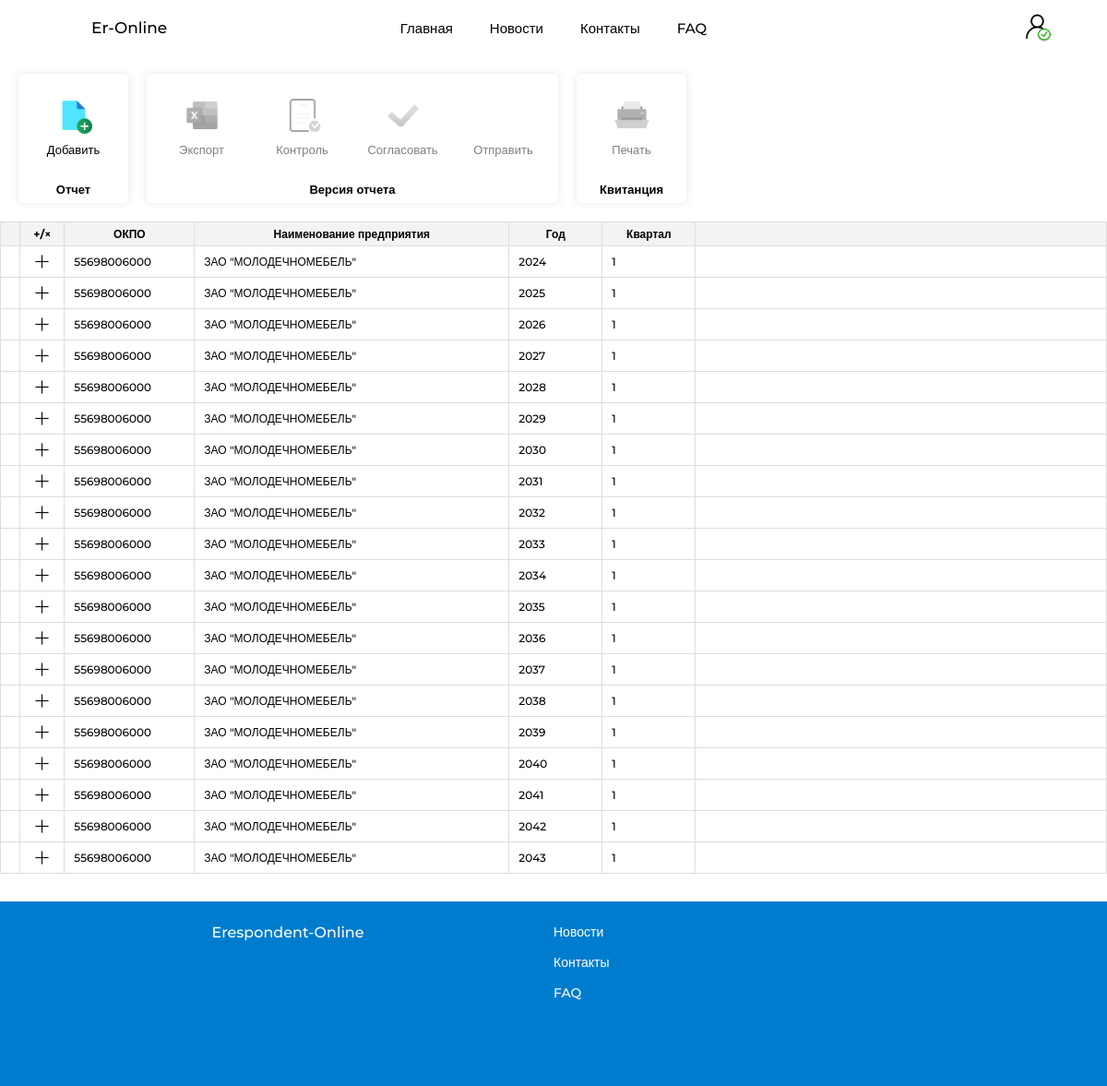
Page /report_area (signed in) on the committed database.
### website/models.py (models this page shows)
class Report(db.Model):
    __tablename__ = 'report'
    id = db.Column(db.Integer, primary_key=True)
    okpo = db.Column(db.Integer)
    organization_name = db.Column(db.String(50))
    year = db.Column(db.Integer)
    quarter = db.Column(db.Integer)
    user_id = db.Column(db.Integer, db.ForeignKey('user.id'))
    time_of_receipt = db.Column(db.Date)
    versions = relationship('Version_report', backref='report')

### website/views.py (the view, shortened to what this page needs)
@views.route('/report_area')
@profile_complete
@login_required
def report_area():
    report = Report.query.filter_by(user_id=current_user.id).order_by(Report.year.asc(), Report.quarter.asc()).all()
    version = Version_report.query.filter_by().all()
    for rep in report:
        rep.versions = Version_report.query.filter_by(report_id=rep.id).all()
        for version in rep.versions:
            version.tickets = Ticket.query.filter_by(version_report_id=version.id).all()
    organization = Organization.query.filter_by(id=current_user.organization.id).all()
    dirUnit = DirUnit.query.filter_by().all()
    dirProduct = DirProduct.query.filter_by().all()
    for row in dirProduct:
        current_unit = DirUnit.query.filter_by(IdUnit=row.IdUnit).first()
        row.IdUnit = current_unit.NameUnit
    year_today = datetime.now().year
    return render_template('report_area.html',
                           year_today=year_today,
                           report=report,
                           user=current_user,
                           dirUnit=dirUnit,
                           dirProduct=dirProduct,
                           organization=organization,
                           version=version)

### website/views.py (called while the page is built)
def profile_complete(f):
    @wraps(f)
    def decorated_function(*args, **kwargs):
        if not current_user.fio or not current_user.telephone or not current_user.organization_id:
            flash('Пожалуйста, заполните все обязательные поля.', 'error')
            return redirect(url_for('views.profile_common'))
        return f(*args, **kwargs)
    return decorated_function

### website/templates/report_area.html (shortened to what this page needs)
{% extends "base.html" %}
{% block content %}
<div class="report-area_page">
    <div class="report-area_menu">
        <div class="report-area_podmenu">
            <div class="content-podmenu">
                <nav>
                    <ul>
                        <section>
                            <div class="functions_menu">
                                <li id = "link_add_report">
                                    <img src="{{ url_for('static', filename='img/icon_new_file.png') }}" alt="Создать отчет">
                                    <a>Добавить</a>
                                </li>
                            </div>
                            <a class="functions_menu_name">
                                Отчет
                            </a>
                        </section>
                        <section>
                            <div class="functions_menu">
                                <li id="export_versionButton">
                                    <img src="{{ url_for('static', filename='img/icon_excel.png') }}" alt="">
                                    <a>Экспорт</a>
                                </li>
                                <li id="control_versionButton">
                                    <img src="{{ url_for('static', filename='img/icon_control.png') }}" alt="">
                                    <a>Контроль</a>
                                </li>
                                <li id = "agreedVersionButton">
                                    <img src="{{ url_for('static', filename='img/icon_galochka.png') }}" alt="">
                                    <a>Согласовать</a>
                                </li>
                                <li id = "sentVersionButton">
                                    <a>Отправить</a>
                                </li>
                            </div>
                            <a class="functions_menu_name">
                                Версия отчета
                            </a>
                        </section>
                        <section>
                            <div class="functions_menu">
                                <li id = "PrintTicketButton">
                                    <img src="{{ url_for('static', filename='img/icon_print_file.png') }}" alt="">
                                    <a>Печать</a>
                                </li>
                            </div>
                            <a class="functions_menu_name">
                                Квитанция
                            </a>
                        </section>
                    </ul>
                </nav>
            </div>
        </div>
    </div>
    <div class="report-area" >
        <table class="table_report-area">
            <thead class="order-table_titels">
                <tr>
                    <th></th>
                    <th style = "white-space: nowrap;">+/&times;</th>
                    <th class="resizable" style="min-width: 120px;">ОКПО<div class="resizer"></div></th>
                    <th class="resizable" style="white-space: nowrap; min-width: 320px;">Наименование предприятия<div class="resizer"></div></th>
                    <th class="resizable" style="min-width: 80px;">Год<div class="resizer"></div></th>
                    <th class="resizable" style="min-width: 80px;">Квартал<div class="resizer"></div></th>
                    <th></th>
                </tr>
            </thead>
            <tbody>
                {%if report%}
                    {% for row in report %}
                    <tr class="report_row" data-id="{{ row.id }}">
                        <td></td>
                        <td>
                            <button class="show-versions_button">
                                <img src="{{ url_for('static', filename='img/close_black.png')}}" class = "close_black" alt="Просмотреть версии">
                            </button>
                        </td>
                        <td>
                            <input type = "text" id = "report_okpo" value = "{{ row.okpo }}" readonly>
                        </td>
                        <td>
                            <input type = "text" id = "report_organization_name" value = "{{ row.organization_name }}" readonly>
                        </td>
                        <td>
                            <input type = "text" id = "report_year" value = "{{ row.year }}" readonly>
                        </td>
                        <td>
                            <input type = "text" id = "report_quarter" value = "{{ row.quarter }}" readonly>
                        </td>
                        <td>
                        </td>
                    </tr>
                    {% endfor %}
            {%endif%}
            </tbody>
        </table>
    </div>
</div>
{% endblock %}

### website/static/css/base.css (style rules this page uses)
* { margin: 0; padding: 0; font-family: Montserrat, Arial, sans-serif; }
html, body { margin: 0; padding: 0; overflow: visible; }
a { text-decoration: none; }
body { display: flex; flex-direction: column; min-height: 100vh; background-color:#fff; overflow-x: hidden; color: rgb(0, 0, 0); }
:root { --color1: #7dc5ff; --color2: rgba(184, 220, 255, 0.6); --color3: #0085f1; --color7: rgb(96, 255, 122); --remarksclr: rgba(255, 186, 96, 0.705); --odobrclr: rgb(96, 255, 122, 0.705); --delclr: rgb(255, 96, 96, 0.705); --blue-back: #007ccf; --green-back: #00aaaa;; --blue-back-hover: #0067ac; --moreblue_text: darkblue; }
.report-area_page { margin-top: 70px; min-height: 100vh; }
.report-area_menu { display: flex; font-weight: 500; top: 0; left: 0; width: 100%; overflow-x: auto; }
.content-podmenu { position: relative; padding: 0 10px; left: 0; right: 0; }
.content-podmenu nav ul { display: flex; list-style: none; margin: 0; }
.content-podmenu nav ul section { display: flex; background-color: #ffffff; border: none; border-radius: 5px; flex-direction: column; align-items: center; justify-content: center; margin: 10px; box-shadow: 0 0 10px rgba(0, 0, 0, 0.1); font-size: 13px; padding: 5px; height: 130px; }
.functions_menu { display: flex; flex-direction: row; height: 110px; margin-bottom: 5px; }
.functions_menu_name { font-weight: 600; font-family: 13px; margin: 0 0 5px 0; }
.content-podmenu nav ul li { margin: 0; display: flex; border-radius: 5px; flex-direction: column; justify-content: space-between; margin: 7px; align-items: center; text-align: center; width: 65px; height: 65px; padding: 15px; cursor: pointer; transition: background-color 0.3s ease, padding 0.3s ease; }
.content-podmenu nav ul li img { height: 40px; width: auto; }
.content-podmenu nav ul li a { font-size: 13px; padding-top: 7px; }
.report-area { display: flex; flex-direction: row; overflow-x: auto; margin-bottom: 30px; margin-top: 10px; }
.table_report-area { border: none; font-size: 12px; display: block; border-spacing: 0px; border-collapse: collapse; background-color: #ffffff; height: 100%; }
.order-table_titels { color: rgb(0, 0, 0); font-weight: 600; width: 100%; background-color:rgba(231, 231, 231, 0.5); }
.order-table_titels tr th { padding: 5px 10px; text-align: center; font-size: 12px; position: relative; min-width: min-content; border: 1px solid #dddddd; }
.order-table_titels tr th:first-child, .order-table_titels tr td:first-child { width: 10px; }
.order-table_titels tr th:nth-child(2), .order-table_titels tr td:nth-child(2) { min-width: 10px; }
.order-table_titels tr th:nth-child(3), .order-table_titels tr td:nth-child(3) { min-width: 40px; }
.order-table_titels tr th:last-child, .order-table_titels tr td:last-child { width: 1000vb; }
th.resizable { position: relative; }
th .resizer { position: absolute; right: 0; top: 0; width: 5px; height: 100%; cursor: col-resize; user-select: none; }
.table_report-area input[type="text"] { font-size: 12px; font-weight: 500; width: 100%; border: none; text-align: left; background: none; color: #000000; box-sizing: border-box; min-width: min-content; }
.table_report-area tr td { padding: 7px 10px; text-align: left; font-size: 12px; border: 1px solid #dddddd; cursor: pointer; }
.show-versions_button { display: flex; justify-content: center; border: none; color: white; padding: 2px 6px; background-color: #00000000; cursor: pointer; transition: background-color 0.3s ease; text-align: center; align-items: center; }
.show-versions_button img { width: 15px; transform: rotate(45deg); transition: transform 0.5s; }
.close_black { display: block; }

### rows in the picture
Report: okpo "55698006000", organization_name "ЗАО \"МОЛОДЕЧНОМЕБЕЛЬ\"", year "2024", quarter "1"
Report: okpo "55698006000", organization_name "ЗАО \"МОЛОДЕЧНОМЕБЕЛЬ\"", year "2025", quarter "1"
Report: okpo "55698006000", organization_name "ЗАО \"МОЛОДЕЧНОМЕБЕЛЬ\"", year "2026", quarter "1"
Report: okpo "55698006000", organization_name "ЗАО \"МОЛОДЕЧНОМЕБЕЛЬ\"", year "2027", quarter "1"
Report: okpo "55698006000", organization_name "ЗАО \"МОЛОДЕЧНОМЕБЕЛЬ\"", year "2028", quarter "1"
Report: okpo "55698006000", organization_name "ЗАО \"МОЛОДЕЧНОМЕБЕЛЬ\"", year "2029", quarter "1"
Report: okpo "55698006000", organization_name "ЗАО \"МОЛОДЕЧНОМЕБЕЛЬ\"", year "2030", quarter "1"
Report: okpo "55698006000", organization_name "ЗАО \"МОЛОДЕЧНОМЕБЕЛЬ\"", year "2031", quarter "1"
Report: okpo "55698006000", organization_name "ЗАО \"МОЛОДЕЧНОМЕБЕЛЬ\"", year "2032", quarter "1"
Report: okpo "55698006000", organization_name "ЗАО \"МОЛОДЕЧНОМЕБЕЛЬ\"", year "2033", quarter "1"
Report: okpo "55698006000", organization_name "ЗАО \"МОЛОДЕЧНОМЕБЕЛЬ\"", year "2034", quarter "1"
Report: okpo "55698006000", organization_name "ЗАО \"МОЛОДЕЧНОМЕБЕЛЬ\"", year "2035", quarter "1"
Report: okpo "55698006000", organization_name "ЗАО \"МОЛОДЕЧНОМЕБЕЛЬ\"", year "2036", quarter "1"
Report: okpo "55698006000", organization_name "ЗАО \"МОЛОДЕЧНОМЕБЕЛЬ\"", year "2037", quarter "1"
Report: okpo "55698006000", organization_name "ЗАО \"МОЛОДЕЧНОМЕБЕЛЬ\"", year "2038", quarter "1"
Report: okpo "55698006000", organization_name "ЗАО \"МОЛОДЕЧНОМЕБЕЛЬ\"", year "2039", quarter "1"
Report: okpo "55698006000", organization_name "ЗАО \"МОЛОДЕЧНОМЕБЕЛЬ\"", year "2040", quarter "1"
Report: okpo "55698006000", organization_name "ЗАО \"МОЛОДЕЧНОМЕБЕЛЬ\"", year "2041", quarter "1"
Report: okpo "55698006000", organization_name "ЗАО \"МОЛОДЕЧНОМЕБЕЛЬ\"", year "2042", quarter "1"
Report: okpo "55698006000", organization_name "ЗАО \"МОЛОДЕЧНОМЕБЕЛЬ\"", year "2043", quarter "1"
